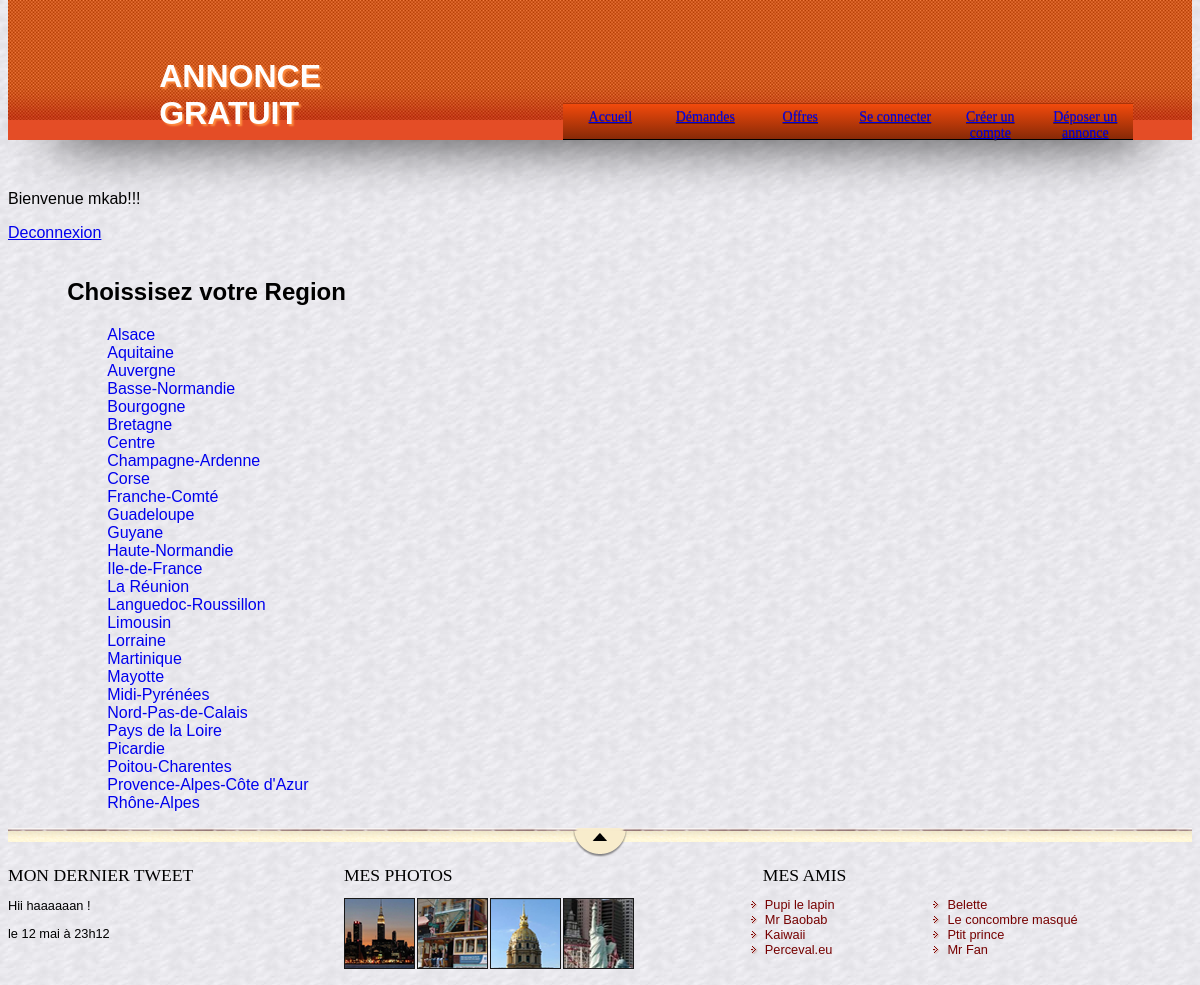
/ (signed in), run on the app's committed database.
### tables this page shows
CREATE TABLE IF NOT EXISTS `region` (
  `id_region` int(11) NOT NULL AUTO_INCREMENT,
  `nom_region` varchar(50) NOT NULL,
  PRIMARY KEY (`id_region`)
);

### protected/classes/RegionDeptManager.class.php (called while the page is built, shortened)
<?php
class RegionDeptManager {
    private $db;
    public function __construct($bdd) {
        $this->db = $bdd;
    }
    public function getRegions() {
        $regions = array();
        $query = $this->db->query("SELECT * FROM region ORDER BY nom_region");
        while ($donnees = $query->fetch(PDO::FETCH_ASSOC)) {
            $regions[] = new Region($donnees);
        }
        return $regions;
    }
}
?>

### protected/classes/Constructor.class.php (called while the page is built, shortened)
<?php
abstract class Constructor {
    public function hydrate(array $donnees) {
        foreach ($donnees as $key => $value) {
            $method = 'set' . ucfirst($key);
        }
    }
}
?>

### protected/classes/Region.class.php (called while the page is built, shortened)
<?php
class Region extends Constructor {
    private $nom_region;
    public function setNom_region($nom_region) {
        $this->nom_region = $nom_region;
    }
    public function getNom_region() {
        return $this->nom_region;
    }
}
?>

### protected/functions/functions.php (called while the page is built, shortened)
<?php
function cleanForShortURL($toClean) {
    $toClean = str_replace('&', '-and-', $toClean);
    $toClean = trim(preg_replace('/[^\w\d_ -]/si', '', $toClean));
    $toClean = str_replace(' ', '-', $toClean);
    $toClean = str_replace('--', '-', $toClean);
    return strtolower(strtr($toClean, $GLOBALS['normalizeChars']));
}
?>

### index.php (the view, shortened to what this page needs)
<?php
include 'protected/functions/functions.php';
?>
<!DOCTYPE html>
<head>
    <link rel="stylesheet" href="css/style.css" type="text/css">
</head>
<body>
    <?php include 'include/header.php'; ?>
    <div id="main" class="wrapper">
        <article>
            <h2>Choissisez votre Region</h2>
            <ul>
                <?php
                $reg_manager = new RegionDeptManager($bdd);
                $regions = $reg_manager->getRegions();
                foreach ($regions as $region) {
                    echo '<li><a href="http://annoncegratuit.olympe-network.com/offres/' .
                    cleanForShortURL($region->getNom_region()) .
                    '" title="' . $region->getNom_region() . '">' . $region->getNom_region() . '</a></li>'."\n";
                }
                ?>
            </ul>
        </article>
    </div>
    <?php include 'include/footer.php';
    ?>
</body>
</html>

### css/style.css (style rules this page uses)
body { margin-top: 0px; margin-bottom: 0px; font-family: Helvetica, "Helvetica Neue", Arial, sans-serif; background-image: url('../images/lgreybackground.jpg'); }
article { display: inline-block; vertical-align: top; }
article { width: 625px; margin-right: 15px; }
article li { list-style-type: none; }
article li a { text-decoration: none; }
.wrapper { margin:auto; width:90%; }

### data on the page
region: nom_region "Alsace"
region: nom_region "Aquitaine"
region: nom_region "Auvergne"
region: nom_region "Basse-Normandie"
region: nom_region "Bourgogne"
region: nom_region "Bretagne"
region: nom_region "Centre"
region: nom_region "Champagne-Ardenne"
region: nom_region "Corse"
region: nom_region "Franche-Comté"
region: nom_region "Guadeloupe"
region: nom_region "Guyane"
region: nom_region "Haute-Normandie"
region: nom_region "Ile-de-France"
region: nom_region "La Réunion"
region: nom_region "Languedoc-Roussillon"
region: nom_region "Limousin"
region: nom_region "Lorraine"
region: nom_region "Martinique"
region: nom_region "Mayotte"
region: nom_region "Midi-Pyrénées"
region: nom_region "Nord-Pas-de-Calais"
region: nom_region "Pays de la Loire"
region: nom_region "Picardie"
region: nom_region "Poitou-Charentes"
region: nom_region "Provence-Alpes-Côte d'Azur"
region: nom_region "Rhône-Alpes"

### other printed values
$_SESSION['nom'] "mkab"
